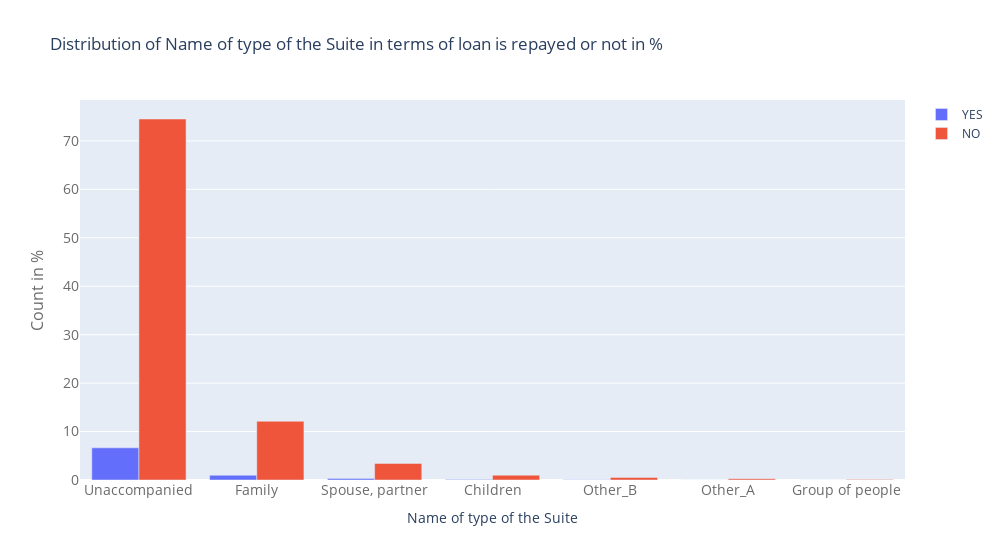

Notebook source saved alongside this figure:
### Markdown cell above
## Distribution of Name of type of the Suite in terms of loan is repayed or not in %

### Code cell
#code

### Figure 1 — Plotly figure (JSON) as saved in the notebook; plotly's stock layout.template omitted (floating-point values rounded to 4 significant figures)
{"data": [{"name": "YES", "type": "bar", "x": ["Unaccompanied", "Family", "Spouse, partner", "Children", "Other_B", "Other_A", "Group of people"], "y": [6.641, 0.9826, 0.2923, 0.0787, 0.05682, 0.02482, 0.007511]}, {"name": "NO", "type": "bar", "x": ["Unaccompanied", "Family", "Spouse, partner", "Children", "Other_B", "Other_A", "Group of people"], "y": [74.52, 12.13, 3.421, 0.9882, 0.5212, 0.258, 0.08099]}], "layout": {"title": {"text": "Distribution of Name of type of the Suite in terms of loan is repayed or not in %"}, "width": 1000, "xaxis": {"tickfont": {"color": "rgb(107, 107, 107)", "size": 14}, "title": {"text": "Name of type of the Suite"}}, "yaxis": {"tickfont": {"color": "rgb(107, 107, 107)", "size": 14}, "title": {"font": {"color": "rgb(107, 107, 107)", "size": 16}, "text": "Count in %"}}}}
